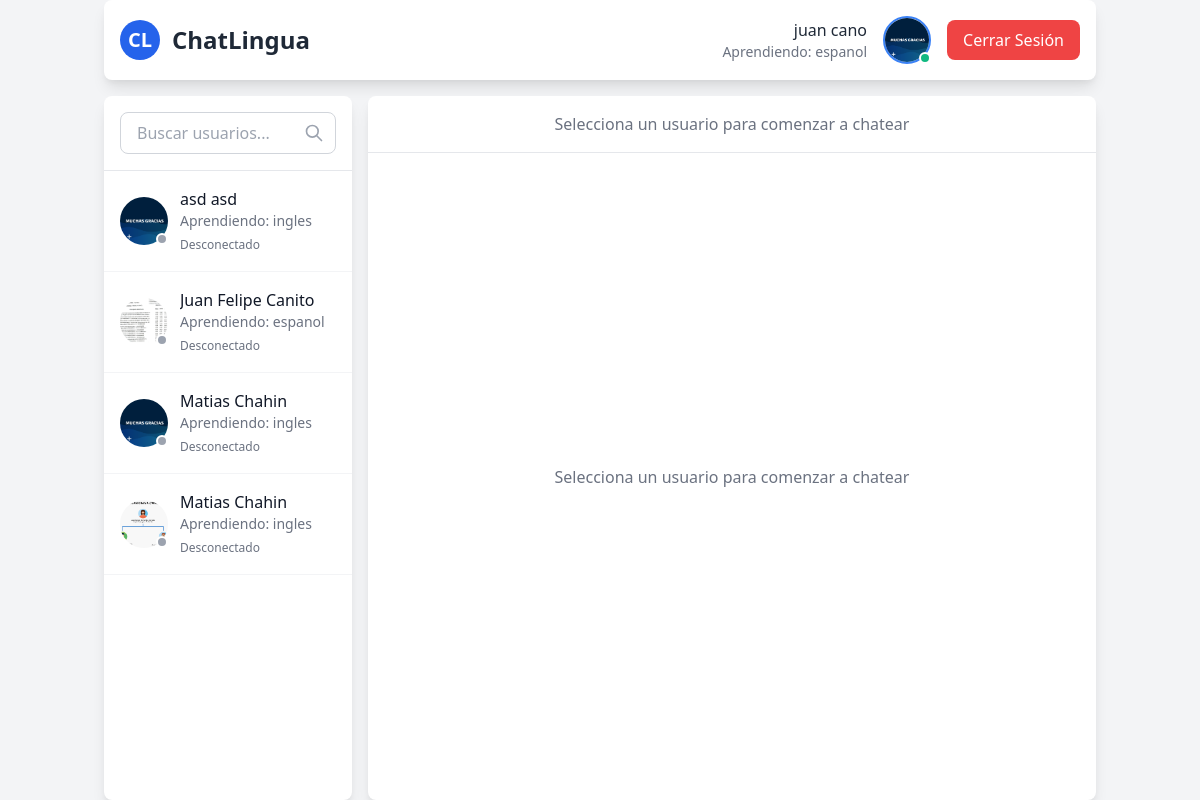
/index.php?action=chat (signed in), run on the app's committed database.
### tables this page shows
CREATE TABLE `usuarios` (
  `id` int(11) NOT NULL,
  `nombre` varchar(50) NOT NULL,
  `apellido` varchar(50) NOT NULL,
  `email` varchar(100) NOT NULL,
  `password` varchar(255) NOT NULL,
  `idioma_aprender` varchar(20) NOT NULL,
  `foto_perfil` varchar(255) DEFAULT 'default.jpg',
  `estado` enum('conectado','desconectado') DEFAULT 'desconectado',
  `fecha_registro` timestamp NOT NULL DEFAULT current_timestamp(),
  `reset_token` varchar(100) DEFAULT NULL,
  `reset_expira` datetime DEFAULT NULL
);

### controllers/ChatController.php (called while the page is built, shortened)
<?php
class ChatController {
    private $usuarioModel;
    public function __construct() {
        $this->usuarioModel = new Usuario();
    }
    public function index() {
        $usuarios_activos = $this->usuarioModel->obtenerUsuariosActivos($_SESSION['usuario']['id']);
        require_once 'views/chat.php';
    }
}

### config/Database.php (called while the page is built)
<?php
class Database {
    private static $instancia = null;
    private $conexion;
    private function __construct() {
        try {
            $this->conexion = new PDO(
                "mysql:host=localhost;dbname=chatlingua",
                "root",
                "[Nomeacuerd0]",
                array(PDO::ATTR_ERRMODE => PDO::ERRMODE_EXCEPTION)
            );
            $this->conexion->exec("SET NAMES 'utf8'");
        } catch(PDOException $e) {
            echo "Error de conexión: " . $e->getMessage();
            die();
        }
    }
    public static function obtenerInstancia() {
        if (!self::$instancia) {
            self::$instancia = new Database();
        }
        return self::$instancia;
    }
    public function obtenerConexion() {
        return $this->conexion;
    }
}

### models/Usuario.php (called while the page is built, shortened)
<?php
class Usuario {
    private $db;
    public function __construct() {
        $this->db = Database::obtenerInstancia()->obtenerConexion();
    }
    public function obtenerUsuariosActivos($usuario_actual_id) {
        try {
            $sql = "SELECT
                        u.id,
                        u.nombre,
                        u.apellido,
                        u.foto_perfil,
                        u.estado,
                        u.idioma_aprender,
                        (SELECT COUNT(*)
                         FROM mensajes m
                         WHERE m.emisor_id = u.id
                         AND m.receptor_id = :usuario_actual_id
                         AND m.leido = 0) as mensajes_no_leidos
                    FROM usuarios u
                    WHERE u.id != :usuario_actual_id
                    ORDER BY u.estado = 'conectado' DESC,
                             u.nombre ASC";
            $stmt = $this->db->prepare($sql);
            $stmt->execute([':usuario_actual_id' => $usuario_actual_id]);
            $usuarios = $stmt->fetchAll(PDO::FETCH_ASSOC);
            return $usuarios ? $usuarios : [];
        } catch (PDOException $e) {
            error_log("Error al obtener usuarios: " . $e->getMessage());
            return [];
        }
    }
}

### views/chat.php (the view, shortened to what this page needs)
<!DOCTYPE html>
<html lang="es">
<head>
    <link href="https://cdn.jsdelivr.net/npm/tailwindcss@2.2.19/dist/tailwind.min.css" rel="stylesheet">
</head>
<body class="bg-gray-100">
    <div class="container mx-auto px-4 h-screen flex flex-col">
        <div class="bg-white rounded-lg shadow-lg p-4 flex justify-between items-center mb-4">
            <div class="flex items-center space-x-3">
                <div class="w-10 h-10 bg-blue-600 rounded-full flex items-center justify-center">
                    <span class="text-xl text-white font-bold">CL</span>
                </div>
                <h1 class="text-2xl font-bold text-gray-800">ChatLingua</h1>
            </div>
            <div class="flex items-center space-x-4">
                <div class="text-right">
                    <p class="font-medium text-gray-800">
                        <?php echo htmlspecialchars($_SESSION['usuario']['nombre'] . ' ' . $_SESSION['usuario']['apellido']); ?>
                    </p>
                    <p class="text-sm text-gray-500">
                        Aprendiendo: <?php echo htmlspecialchars($_SESSION['usuario']['idioma_aprender']); ?>
                    </p>
                </div>
                <div class="relative">
                    <img
                        src="uploads/<?php echo htmlspecialchars($_SESSION['usuario']['foto_perfil']); ?>"
                        alt="Foto de perfil"
                        class="w-12 h-12 rounded-full object-cover border-2 border-blue-500"
                        onerror="this.src='uploads/default.jpg'"
                    >
                    <span class="absolute bottom-0 right-0 w-3 h-3 bg-green-500 rounded-full border-2 border-white"></span>
                </div>
                <a href="index.php?action=logout"
                   class="bg-red-500 text-white px-4 py-2 rounded-lg hover:bg-red-600 transition-colors duration-200">
                    Cerrar Sesión
                </a>
            </div>
        </div>
        <div class="flex-1 flex space-x-4">
            <div class="w-1/4 bg-white rounded-lg shadow-lg flex flex-col">
                <div class="p-4 border-b border-gray-200">
                    <div class="relative">
                        <input
                            type="text"
                            placeholder="Buscar usuarios..."
                            class="w-full px-4 py-2 border border-gray-300 rounded-lg focus:outline-none focus:border-blue-500"
                            id="buscar-usuario"
                        >
                        <span class="absolute right-3 top-1/2 transform -translate-y-1/2 text-gray-400">
                            <svg class="w-5 h-5" fill="none" stroke="currentColor" viewBox="0 0 24 24">
                                <path stroke-linecap="round" stroke-linejoin="round" stroke-width="2" d="M21 21l-6-6m2-5a7 7 0 11-14 0 7 7 0 0114 0z"/>
                            </svg>
                        </span>
                    </div>
                </div>
                <div class="flex-1 overflow-y-auto" id="lista-usuarios">
                    <?php if (empty($usuarios_activos)): ?>
                        <div class="p-4 text-center text-gray-500">
                            No hay usuarios disponibles
                        </div>
                    <?php else: ?>
                        <?php foreach ($usuarios_activos as $usuario): ?>
                            <div class="usuario-chat hover:bg-gray-50 cursor-pointer transition-colors duration-200"
                                 data-usuario-id="<?php echo $usuario['id']; ?>">
                                <div class="p-4 border-b border-gray-100">
                                    <div class="flex items-center space-x-3">
                                        <div class="relative">
                                            <img
                                                src="uploads/<?php echo htmlspecialchars($usuario['foto_perfil']); ?>"
                                                alt="Foto de <?php echo htmlspecialchars($usuario['nombre']); ?>"
                                                class="w-12 h-12 rounded-full object-cover"
                                                onerror="this.src='uploads/default.jpg'"
                                            >
                                            <span class="absolute bottom-0 right-0 w-3 h-3 rounded-full border-2 border-white
                                                       <?php echo $usuario['estado'] === 'conectado' ? 'bg-green-500' : 'bg-gray-400'; ?>">
                                            </span>
                                        </div>
                                        <div class="flex-1 min-w-0">
                                            <p class="font-medium text-gray-900 truncate nombre-usuario">
                                                <?php echo htmlspecialchars($usuario['nombre'] . ' ' . $usuario['apellido']); ?>
                                            </p>
                                            <p class="text-sm text-gray-500 truncate">
                                                Aprendiendo: <?php echo htmlspecialchars($usuario['idioma_aprender']); ?>
                                            </p>
                                            <span class="text-xs <?php echo $usuario['estado'] === 'conectado' ? 'text-green-500' : 'text-gray-500'; ?>">
                                                <?php echo $usuario['estado'] === 'conectado' ? 'En línea' : 'Desconectado'; ?>
                                            </span>
                                        </div>
                                    </div>
                                </div>
                            </div>
                        <?php endforeach; ?>
                    <?php endif; ?>
                </div>
            </div>
            <div class="flex-1 bg-white rounded-lg shadow-lg flex flex-col">
                <div class="p-4 border-b border-gray-200" id="chat-header">
                    <div class="flex items-center justify-center h-full text-gray-500">
                        Selecciona un usuario para comenzar a chatear
                    </div>
                </div>
                <div id="chat-area" class="flex-1 p-4 overflow-y-auto">
                    <div class="flex items-center justify-center h-full text-gray-500">
                        Selecciona un usuario para comenzar a chatear
                    </div>
                </div>
            </div>
        </div>
    </div>
</body>
</html>

### data on the page
usuarios: foto_perfil (picture), nombre+apellido "asd asd", idioma_aprender "ingles", estado "Desconectado"
usuarios: foto_perfil (picture), nombre+apellido "Juan Felipe Canito", idioma_aprender "espanol", estado "Desconectado"
usuarios: foto_perfil (picture), nombre+apellido "Matias Chahin", idioma_aprender "ingles", estado "Desconectado"
usuarios: foto_perfil (picture), nombre+apellido "Matias Chahin", idioma_aprender "ingles", estado "Desconectado"

### other printed values
$_SESSION['usuario']['idioma_aprender'] "espanol"
